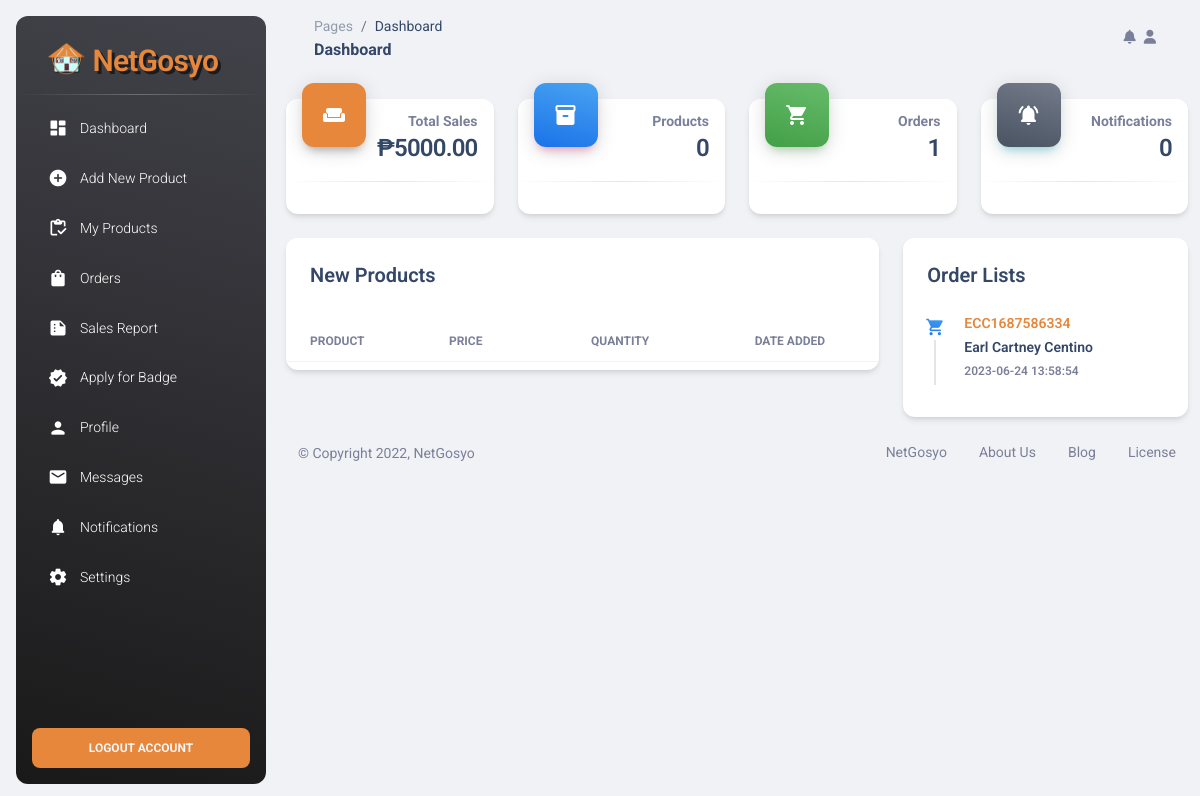
Page /Seller_Page/index.php on the earlier database version.
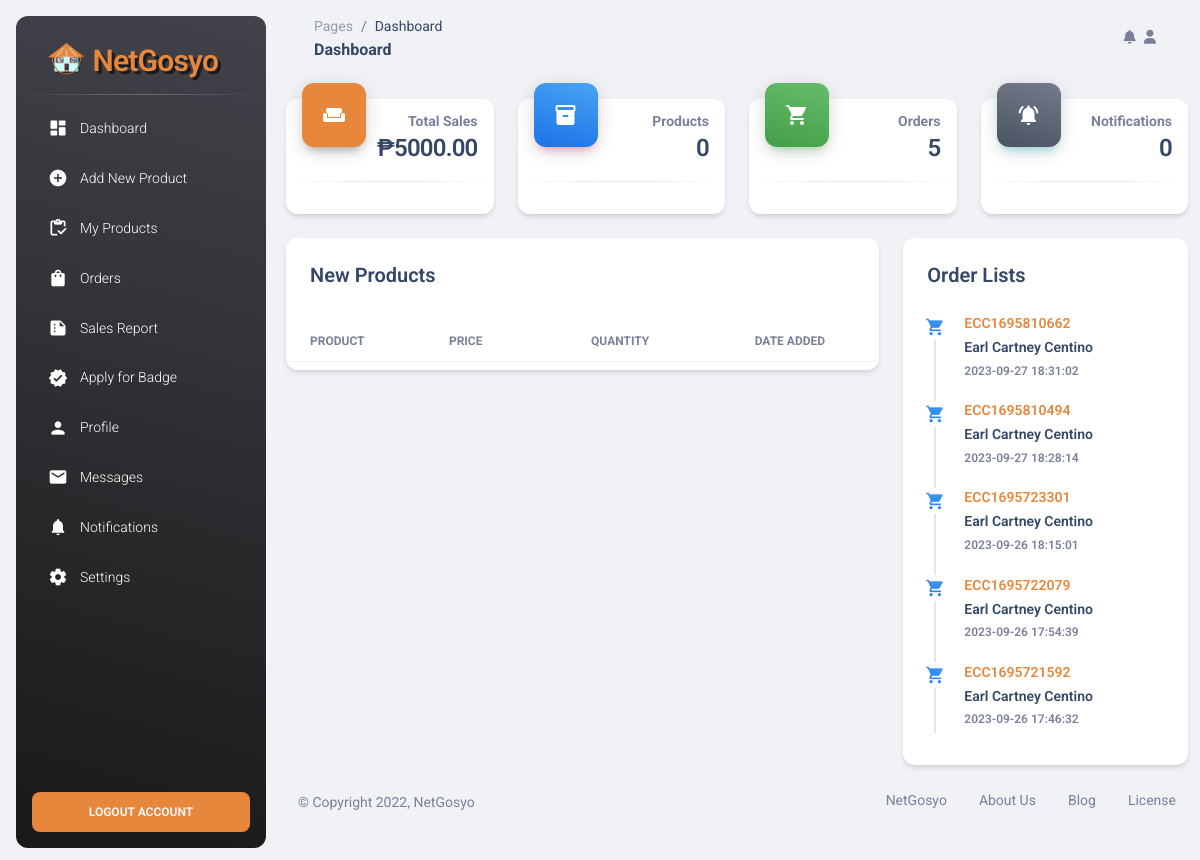
Same page on the later database version.
### tables this page shows
CREATE TABLE `orders` (
  `order_id` int(11) NOT NULL,
  `user_id` int(11) NOT NULL,
  `order_number` varchar(255) NOT NULL,
  `name` varchar(255) NOT NULL,
  `contact` varchar(255) NOT NULL,
  `address` varchar(255) NOT NULL,
  `city` varchar(255) NOT NULL,
  `state` varchar(255) NOT NULL,
  `zip` varchar(255) NOT NULL,
  `pmode` varchar(100) NOT NULL,
  `status` varchar(255) NOT NULL DEFAULT 'Pending',
  `order_added` datetime NOT NULL DEFAULT current_timestamp(),
  `order_updated` datetime DEFAULT NULL ON UPDATE current_timestamp()
);

### Seller_Page/index.php (called while the page is built)
<?php
include('header.php');
?>
<?php
include('Dashboard.php');
?>
<?php
include('footer.php');
?>

### Seller_Page/Dashboard.php (the view, shortened to what this page needs)
<main class="main-content position-relative max-height-vh-100 h-100 border-radius-lg ">
    <nav class="navbar navbar-main navbar-expand-lg px-0 mx-4 shadow-none border-radius-xl" id="navbarBlur" data-scroll="true">
      <div class="container-fluid py-1 px-3">
        <nav aria-label="breadcrumb">
          <ol class="breadcrumb bg-transparent mb-0 pb-0 pt-1 px-0 me-sm-6 me-5">
            <li class="breadcrumb-item text-sm"><a class="opacity-5 text-dark" href="javascript:;">Pages</a></li>
            <li class="breadcrumb-item text-sm text-dark active" aria-current="page">Dashboard</li>
          </ol>
          <h6 class="font-weight-bolder mb-0">Dashboard</h6>
        </nav>
        <div class="collapse navbar-collapse mt-sm-0 mt-2 me-md-0 me-sm-4" id="navbar">
        <?php
        include('navbar.php');
         ?>
      </div>
    </nav>
    <div class="container-fluid py-4">
      <div class="row">
        <div class="col-xl-3 col-sm-6 mb-xl-0 mb-4">
          <div class="card">
            <div class="card-header p-3 pt-2">
              <div class="icon icon-lg icon-shape color-orange-bg shadow-dark text-center border-radius-xl mt-n4 position-absolute">
                <i class="material-icons opacity-10">weekend</i>
              </div>
              <div class="text-end pt-1">
                <p class="text-sm mb-0 text-capitalize"><b>Total Sales</b></p>
                <h4 class="mb-0">₱5000.00</h4>
              </div>
            </div>
            <hr class="dark horizontal my-0">
            <div class="card-footer p-3">
            </div>
          </div>
        </div>
        <div class="col-xl-3 col-sm-6 mb-xl-0 mb-4">
          <div class="card">
            <div class="card-header p-3 pt-2">
              <div class="icon icon-lg icon-shape bg-gradient-info shadow-primary text-center border-radius-xl mt-n4 position-absolute">
                <i class="material-icons opacity-10">inventory_2</i>
              </div>
              <div class="text-end pt-1">
                <p class="text-sm mb-0 text-capitalize"><b>Products</b></p>
                <h4 class="mb-0"><?= mysqli_num_rows($products_count) ?></h4>
              </div>
            </div>
            <hr class="dark horizontal my-0">
            <div class="card-footer p-3">
            </div>
          </div>
        </div>
        <div class="col-xl-3 col-sm-6 mb-xl-0 mb-4">
          <div class="card">
            <div class="card-header p-3 pt-2">
              <div class="icon icon-lg icon-shape bg-gradient-success shadow-success text-center border-radius-xl mt-n4 position-absolute">
                <i class="material-icons opacity-10">shopping_cart</i>
              </div>
              <div class="text-end pt-1">
                <p class="text-sm mb-0 text-capitalize"><b>Orders</b></p>
                <h4 class="mb-0"><?= mysqli_num_rows($orders_count) ?></h4>
              </div>
            </div>
            <hr class="dark horizontal my-0">
            <div class="card-footer p-3">
            </div>
          </div>
        </div>
        <div class="col-xl-3 col-sm-6">
          <div class="card">
            <div class="card-header p-3 pt-2">
              <div class="icon icon-lg icon-shape bg-gradient-secondary shadow-info text-center border-radius-xl mt-n4 position-absolute">
                <i class="material-icons opacity-10">notifications_active</i>
              </div>
              <div class="text-end pt-1">
                <p class="text-sm mb-0 text-capitalize"><b>Notifications</b></p>
                <h4 class="mb-0"><?= mysqli_num_rows($notifications) ?></h4>
              </div>
            </div>
            <hr class="dark horizontal my-0">
            <div class="card-footer p-3">
            </div>
          </div>
        </div>
      </div>
      <div class="row mt-4">
        <div class="col-lg-8 col-md-6 mb-md-0 mb-4">
          <div class="card">
            <div class="card-header pb-0">
              <div class="row">
                <div class="col-lg-6 col-7">
                  <h5>New Products</h5>
                </div>
              </div>
            </div>
            <div class="card-body px-0 pb-2">
              <div class="table-responsive">
                <table class="table align-items-center mb-0">
                  <thead>
                    <tr>
                      <th class="text-uppercase text-secondary text-xs font-weight-bolder opacity-10">Product</th>
                      <th class="text-uppercase text-secondary text-xs font-weight-bolder opacity-10 ps-2">Price</th>
                      <th class="text-center text-uppercase text-secondary text-xs font-weight-bolder opacity-10">Quantity</th>
                      <th class="text-center text-uppercase text-secondary text-xs font-weight-bolder opacity-10">Date Added</th>
                    </tr>
                  </thead>
                </table>
              </div>
            </div>
          </div>
        </div>
        <div class="col-lg-4 col-md-6">
          <div class="card h-100">
            <div class="card-header pb-0">
              <h5>Order Lists</h5>
            </div>
            <div class="card-body p-3">
              <div class="timeline timeline-one-side">
              <?php
  			            $select_product = mysqli_query($conn, "SELECT * FROM `orders` ORDER BY order_added DESC ") or die('query failed!');
                        if(mysqli_num_rows($select_product) > 0){
                        while($fetch_product = mysqli_fetch_assoc($select_product)){
              ?>
                <div class="timeline-block mb-3">
                  <span class="timeline-step">
                    <i class="material-icons text-info text-gradient">shopping_cart</i>
                  </span>
                  <div class="timeline-content">
                    <h6 class="text-orange text-sm font-weight-bold mb-0"><?php echo $fetch_product['order_number']; ?></h6>
                    <h7 class="text-dark text-sm font-weight-bold mb-0"><?php echo $fetch_product['name']; ?></h7>
                    <p class="text-secondary font-weight-bold text-xs mt-1 mb-0"><?php echo $fetch_product['order_added']; ?></p>
                  </div>
                </div>
                <?php
                        };
                    };
                     ?>
              </div>
            </div>
          </div>
        </div>
      </div>

### Seller_Page/header.php (shortened to what this page needs)
<?php
include '../config.php';
$user_id = $_SESSION['user_id'] ?? '3';
$notifications = mysqli_query($conn, "SELECT * FROM notifications WHERE user_id='$user_id' ORDER BY notification_added DESC");
$products_count = mysqli_query($conn, "SELECT * FROM products WHERE user_id='$user_id' ");
$orders_count = mysqli_query($conn, "SELECT * FROM orders ");
?>
<!DOCTYPE html>
<html lang="en">
<head>
  <link href="../Seller_Page/assets/css/nucleo-icons.css" rel="stylesheet" />
  <link href="../Seller_Page/assets/css/nucleo-svg.css" rel="stylesheet" />
  <link id="pagestyle" href="../Seller_Page/assets/css/material-dashboard.css?v=3.1.0" rel="stylesheet" />
  <link rel="stylesheet" href="../Seller_Page/assets/css/style.css">
</head>
<body class="g-sidenav-show  bg-gray-200">
  <aside class="sidenav navbar navbar-vertical navbar-expand-xs border-0 border-radius-xl my-3 fixed-start ms-3   bg-gradient-dark" id="sidenav-main">
    <div class="sidenav-header">
      <a class="navbar-brand m-0" href=" https://demos.creative-tim.com/material-dashboard/pages/dashboard " target="_blank">
        <img src="../Seller_Page/assets/img/logo.png" class="navbar-brand-img h-100 mb-3" alt="main_logo">
        <span class="ms-1 font-weight-bold h3 strokeme">NetGosyo</span>
      </a>
    </div>
    <hr class="horizontal light mt-0 mb-2">
    <div class="collapse navbar-collapse  w-auto " id="sidenav-collapse-main">
      <ul class="navbar-nav">
        <li class="nav-item">
          <a class="nav-link text-white" href="index.php">
            <div class="text-white text-center me-2 d-flex align-items-center justify-content-center">
              <i class="material-icons opacity-10">dashboard</i>
            </div>
            <span class="nav-link-text ms-1">Dashboard</span>
          </a>
        </li>
        <li class="nav-item">
          <a class="nav-link text-white" href="add_product.php">
            <div class="text-white text-center me-2 d-flex align-items-center justify-content-center">
              <i class="material-icons opacity-10">add_circle</i>
            </div>
            <span class="nav-link-text ms-1">Add New Product</span>
          </a>
        </li>
        <li class="nav-item ">
          <a class="nav-link text-white " href="my_products.php">
            <div class="text-white text-center me-2 d-flex align-items-center justify-content-center">
              <i class="material-icons opacity-10">inventory</i>
            </div>
            <span class="nav-link-text ms-1">My Products</span>
          </a>
        </li>
        <li class="nav-item ">
          <a class="nav-link text-white " href="orders.php">
            <div class="text-white text-center me-2 d-flex align-items-center justify-content-center">
              <i class="material-icons opacity-10">shopping_bag</i>
            </div>
            <span class="nav-link-text ms-1">Orders</span>
          </a>
        </li>
        <li class="nav-item ">
          <a class="nav-link text-white " href="sales-report.php">
            <div class="text-white text-center me-2 d-flex align-items-center justify-content-center">
              <i class="material-icons opacity-10">summarize</i>
            </div>
            <span class="nav-link-text ms-1">Sales Report</span>
          </a>
        </li>
        <li class="nav-item ">
          <a class="nav-link text-white " href="verify-badge.php">
            <div class="text-white text-center me-2 d-flex align-items-center justify-content-center">
              <i class="material-icons opacity-10">verified</i>
            </div>
            <span class="nav-link-text ms-1">Apply for Badge</span>
          </a>
        </li>
        <li class="nav-item">
          <a class="nav-link text-white " href="profile.php">
            <div class="text-white text-center me-2 d-flex align-items-center justify-content-center">
              <i class="material-icons opacity-10">person</i>
            </div>
            <span class="nav-link-text ms-1">Profile</span>
          </a>
        </li>
        <li class="nav-item">
          <a class="nav-link text-white " href="messages.php">
            <div class="text-white text-center me-2 d-flex align-items-center justify-content-center">
              <i class="material-icons opacity-10">mail</i>
            </div>
            <span class="nav-link-text ms-1">Messages</span>
          </a>
        </li>
        <li class="nav-item">
          <a class="nav-link text-white " href="notifications.php">
            <div class="text-white text-center me-2 d-flex align-items-center justify-content-center">
              <i class="material-icons opacity-10">notifications</i>
            </div>
            <span class="nav-link-text ms-1">Notifications</span>
          </a>
        </li>
        <li class="nav-item">
          <a class="nav-link text-white " href="settings.php">
            <div class="text-white text-center me-2 d-flex align-items-center justify-content-center">
            <i class="material-icons opacity-10">settings</i>
            </div>
            <span class="nav-link-text ms-1">Settings</span>
          </a>
        </li>
      </ul>
    </div>
    <div class="sidenav-footer position-absolute w-100 bottom-0 ">
      <div class="mx-3">
        <a class="btn logout-orange-bg w-100" href="../logout.php" type="button">Logout Account</a>
      </div>
    </div>
  </aside>

### Seller_Page/navbar.php (shortened to what this page needs)
<div class="collapse navbar-collapse mt-sm-0 mt-2 me-md-0 me-sm-4" id="navbar">
            <ul class="navbar-nav  justify-content-end">
              <li class="nav-item dropdown pe-2 d-flex align-items-center">
                <a href="javascript:;" class="nav-link text-body p-0" id="dropdownMenuButton" data-bs-toggle="dropdown" aria-expanded="false">
                  <i class="fa fa-bell cursor-pointer"></i>
                </a>
              </li>
              <li class="nav-item d-flex align-items-center">
                <a href="#" class="nav-link text-body font-weight-bold px-0">
                  <i class="fa fa-user me-sm-1"></i>
                </a>
              </li>
            </ul>
          </div>

### Seller_Page/footer.php (shortened to what this page needs)
<footer class="footer py-4  ">
        <div class="container-fluid">
          <div class="row align-items-center justify-content-lg-between">
            <div class="col-lg-6 mb-lg-0 mb-4">
              <div class="copyright text-center text-sm text-muted text-lg-start">
                © Copyright 2022, NetGosyo
              </div>
            </div>
            <div class="col-lg-6">
              <ul class="nav nav-footer justify-content-center justify-content-lg-end">
                <li class="nav-item">
                  <a href="#" class="nav-link text-muted" target="_blank">NetGosyo</a>
                </li>
                <li class="nav-item">
                  <a href="#" class="nav-link text-muted" target="_blank">About Us</a>
                </li>
                <li class="nav-item">
                  <a href="#" class="nav-link text-muted" target="_blank">Blog</a>
                </li>
                <li class="nav-item">
                  <a href="#" class="nav-link pe-0 text-muted" target="_blank">License</a>
                </li>
              </ul>
            </div>
          </div>
        </div>
</footer>
</div>
</main>
</body>
</html>

### Seller_Page/assets/css/nucleo-svg.css (style rules this page uses)
.icon { display: inline-block; color: #111111; height: 1em; width: 1em; }
.icon-lg { height: 1.6em; width: 1.6em; }
.icon { fill: currentColor; stroke: none; }

### Seller_Page/assets/css/style.css (style rules this page uses)
.color-orange-bg { background: #E6873C; }
.text-orange { color: #E6873C; }
.text-white { color: #f6f6f6; }
.logout-orange-bg { background: #E6873C; color: #f6f6f6; }
.strokeme { color: #E6873C; text-shadow: 3px 3px #1a1b1d; }

Differences in the rows shown:
removed orders: order_number "ECC1687586334", name "Earl Cartney Centino", order_added "2023-06-24 13:58:54"
added orders: order_number "ECC1695810662", name "Earl Cartney Centino", order_added "2023-09-27 18:31:02"
added orders: order_number "ECC1695810494", name "Earl Cartney Centino", order_added "2023-09-27 18:28:14"
added orders: order_number "ECC1695723301", name "Earl Cartney Centino", order_added "2023-09-26 18:15:01"
added orders: order_number "ECC1695722079", name "Earl Cartney Centino", order_added "2023-09-26 17:54:39"
added orders: order_number "ECC1695721592", name "Earl Cartney Centino", order_added "2023-09-26 17:46:32"
Other differences:
mysqli_num_rows($orders_count): "1" → "5"
